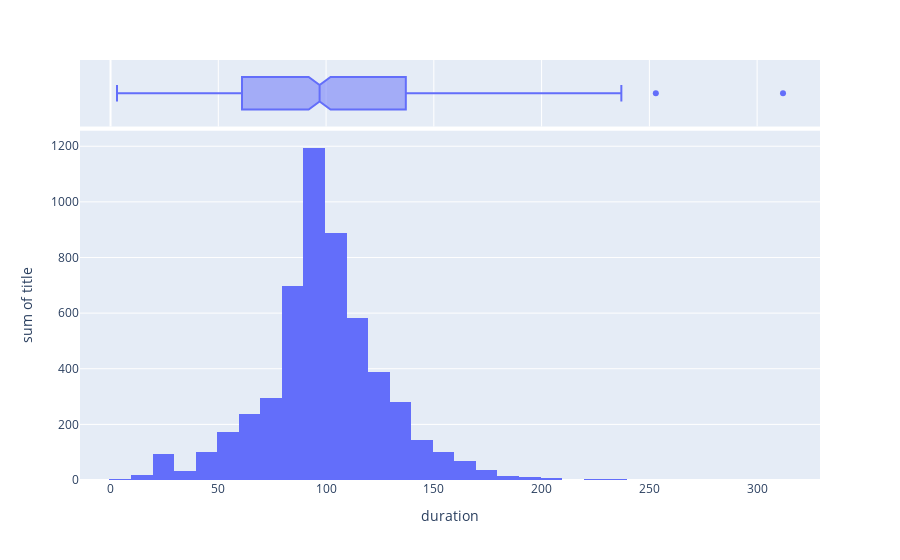

Notebook code for this chart:
### Markdown cell above
## Average length of a movie in minutes.
The following histogram shows that a typical movie length oscilates between 60 and 140 minutes in length and the most common value is about 100 minutes, with the longest movie being "Black Mirror Bandersnacht" clocking at a whopping 312 min and the shortest movie being "Silent" at just 3 minutes.

### Code cell
viz.durationDistplot(netflix)

### Figure 1 — Plotly figure (JSON) as saved in the notebook; plotly's stock layout.template omitted (floating-point values rounded to 4 significant figures; data arrays with more than 128 entries replaced by an {"elided": "..."} marker saying what was removed)
{"data": [{"alignmentgroup": "True", "bingroup": "x", "histfunc": "sum", "hovertemplate": "duration=%{x}<br>sum of title=%{y}<extra></extra>", "legendgroup": "", "marker": {"color": "#636efa"}, "name": "", "nbinsx": 50, "offsetgroup": "", "orientation": "v", "showlegend": false, "type": "histogram", "x": {"elided": "553 int values"}, "xaxis": "x", "y": {"elided": "553 int values"}, "yaxis": "y"}, {"alignmentgroup": "True", "customdata": {"elided": "553x1 str values"}, "hovertemplate": "duration=%{x}<br>target_audience=%{customdata[0]}<extra></extra>", "legendgroup": "", "marker": {"color": "#636efa"}, "name": "", "notched": true, "offsetgroup": "", "showlegend": false, "type": "box", "x": {"elided": "553 int values"}, "xaxis": "x2", "yaxis": "y2"}], "layout": {"barmode": "relative", "legend": {"tracegroupgap": 0}, "margin": {"t": 60}, "xaxis": {"anchor": "y", "domain": [0, 1], "title": {"text": "duration"}}, "xaxis2": {"anchor": "y2", "domain": [0, 1], "matches": "x", "showgrid": true, "showticklabels": false}, "yaxis": {"anchor": "x", "domain": [0, 0.8316], "title": {"text": "sum of title"}}, "yaxis2": {"anchor": "x2", "domain": [0.8416, 1], "matches": "y2", "showgrid": false, "showline": false, "showticklabels": false, "ticks": ""}}}
